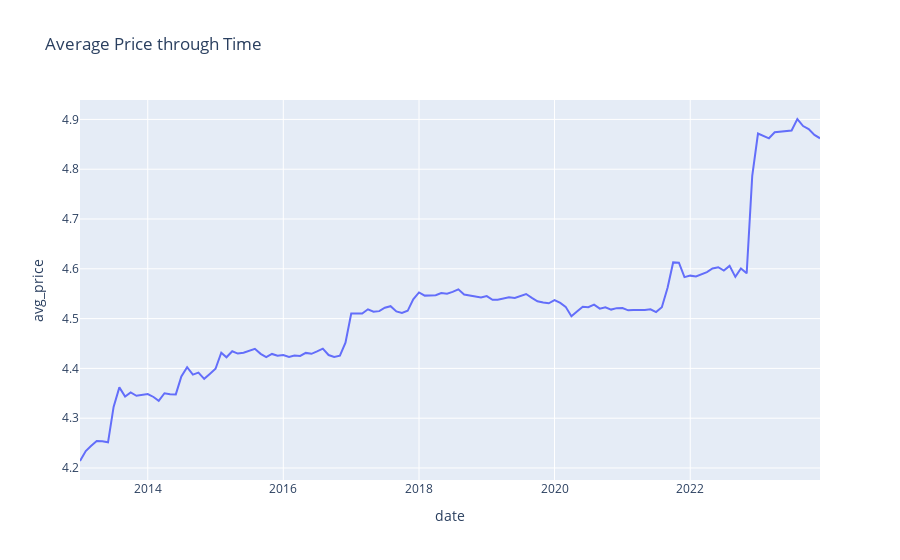

Here is the notebook cell this chart was saved with:
### Code cell
# We need to look as well at how avg_price has fluctuated over time
fig = px.line(data, x='date', y='avg_price', title='Average Price through Time')
fig.show()

# There is a clear price increase occuring here.

### Figure 1 — Plotly figure (JSON) as saved in the notebook; plotly's stock layout.template omitted (floating-point values rounded to 4 significant figures; data arrays with more than 128 entries replaced by an {"elided": "..."} marker saying what was removed)
{"data": [{"hovertemplate": "date=%{x}<br>avg_price=%{y}<extra></extra>", "legendgroup": "", "line": {"color": "#636efa", "dash": "solid"}, "marker": {"symbol": "circle"}, "mode": "lines", "name": "", "orientation": "v", "showlegend": false, "type": "scatter", "x": {"elided": "132 str values"}, "xaxis": "x", "y": {"elided": "132 float values"}, "yaxis": "y"}], "layout": {"legend": {"tracegroupgap": 0}, "title": {"text": "Average Price through Time"}, "xaxis": {"anchor": "y", "domain": [0, 1], "title": {"text": "date"}}, "yaxis": {"anchor": "x", "domain": [0, 1], "title": {"text": "avg_price"}}}}
